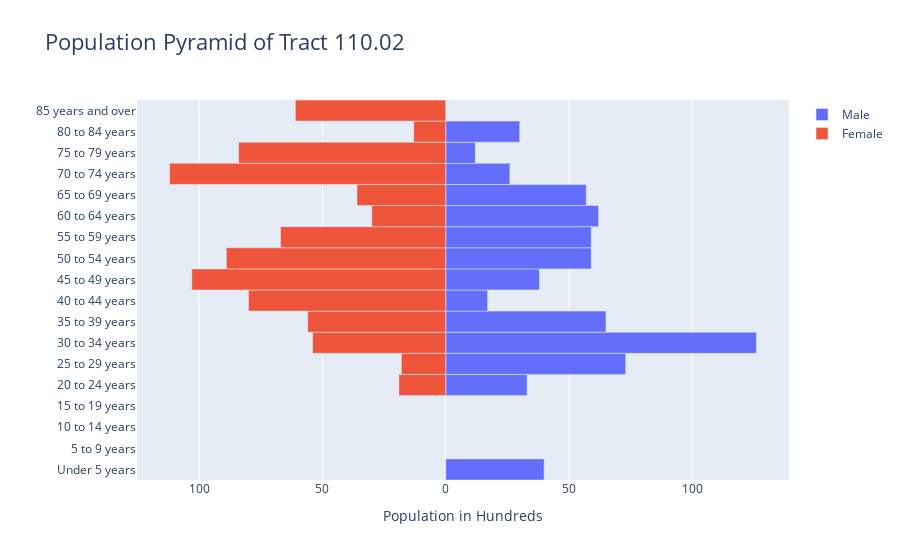

Here is the notebook cell this chart was saved with:
### Code cell
# Tract 110.01 Analysis

male_col = 'Census Tract 110.02, District of Columbia, District of Columbia!!Male!!Estimate'
female_col = 'Census Tract 110.02, District of Columbia, District of Columbia!!Female!!Estimate'

tract_df = age_and_sex_df[['Label (Grouping)', 'Census Tract 110.02, District of Columbia, District of Columbia!!Percent!!Estimate' ,male_col, female_col]].iloc[2:20 , :]
tract_df.head()

tract_df[male_col]=tract_df[male_col].replace(regex=[r'\D+'], value="")
tract_df[female_col] = tract_df[female_col].replace(regex=[r'\D+'], value="")
tract_df = tract_df.dropna(subset=[male_col, female_col])

tract_df[male_col] = tract_df[male_col].astype(int)
tract_df[female_col] = tract_df[female_col].astype(int)
tract_df.head(100)


import plotly.graph_objects as gp

y_age = list(tract_df['Label (Grouping)'])
x_M = tract_df[male_col]
x_F = tract_df[female_col] * -1

# x_F.reverse()

fig = gp.Figure()
  
# Adding Male data to the figure
fig.add_trace(gp.Bar(y= y_age, x = x_M, 
                     name = 'Male', 
                     orientation = 'h'))
  
# Adding Female data to the figure
fig.add_trace(gp.Bar(y = y_age, x = x_F,
                     name = 'Female', orientation = 'h'))
  
# Updating the layout for our graph
fig.update_layout(title = 'Population Pyramid of Tract 110.02', barmode = 'relative',
                 title_font_size = 22,
                 bargap = 0.0, bargroupgap = 0,
                 xaxis = dict(tickvals = [-200, -150, -100, -50,
                                          0, 50, 100, 150, 200],
                                
                              ticktext = ['200', '150', '100','50', '0', 
                                          '50', '100', '150', '200'],
                                
                              title = 'Population in Hundreds',
                              title_font_size = 14)
                 )
  
fig.show()

### Figure 1 — Plotly figure (JSON) as saved in the notebook; plotly's stock layout.template omitted (floating-point values rounded to 4 significant figures)
{"data": [{"name": "Male", "orientation": "h", "type": "bar", "x": [40, 0, 0, 0, 33, 73, 126, 65, 17, 38, 59, 59, 62, 57, 26, 12, 30, 0], "y": ["        Under 5 years", "        5 to 9 years", "        10 to 14 years", "        15 to 19 years", "        20 to 24 years", "        25 to 29 years", "        30 to 34 years", "        35 to 39 years", "        40 to 44 years", "        45 to 49 years", "        50 to 54 years", "        55 to 59 years", "        60 to 64 years", "        65 to 69 years", "        70 to 74 years", "        75 to 79 years", "        80 to 84 years", "        85 years and over"]}, {"name": "Female", "orientation": "h", "type": "bar", "x": [0, 0, 0, 0, -19, -18, -54, -56, -80, -103, -89, -67, -30, -36, -112, -84, -13, -61], "y": ["        Under 5 years", "        5 to 9 years", "        10 to 14 years", "        15 to 19 years", "        20 to 24 years", "        25 to 29 years", "        30 to 34 years", "        35 to 39 years", "        40 to 44 years", "        45 to 49 years", "        50 to 54 years", "        55 to 59 years", "        60 to 64 years", "        65 to 69 years", "        70 to 74 years", "        75 to 79 years", "        80 to 84 years", "        85 years and over"]}], "layout": {"bargap": 0, "bargroupgap": 0, "barmode": "relative", "title": {"font": {"size": 22}, "text": "Population Pyramid of Tract 110.02"}, "xaxis": {"ticktext": ["200", "150", "100", "50", "0", "50", "100", "150", "200"], "tickvals": [-200, -150, -100, -50, 0, 50, 100, 150, 200], "title": {"font": {"size": 14}, "text": "Population in Hundreds"}}}}
